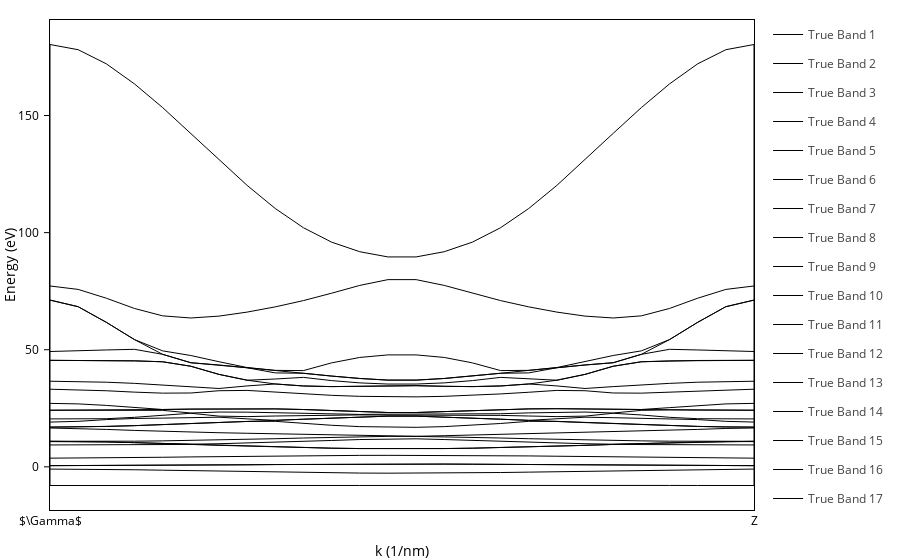
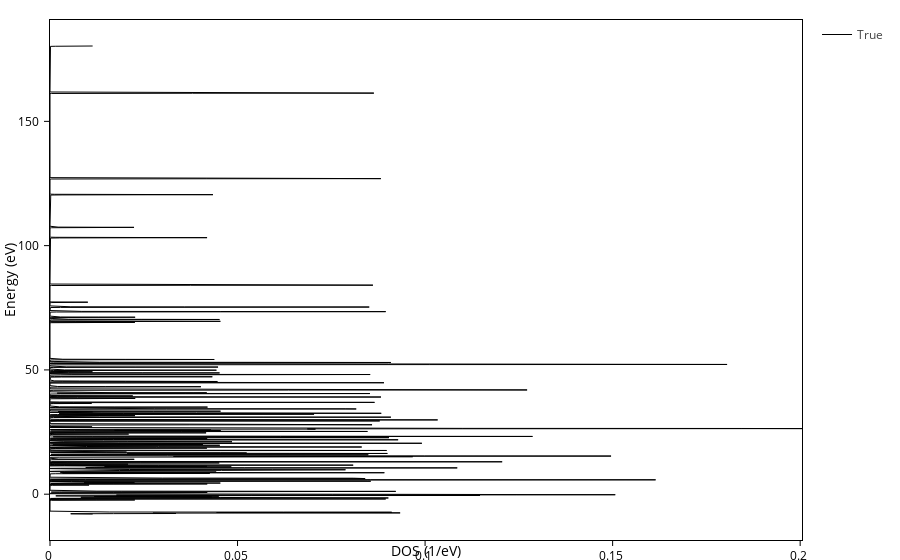
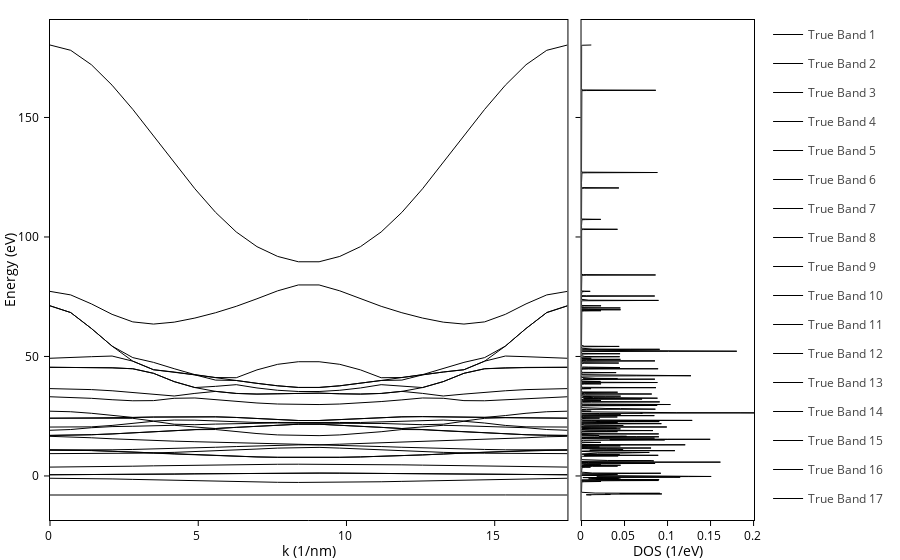

The notebook cell these images were saved under, in order:
### Code cell
# filepath = savedir_struct / f"{n_atoms}atm_{structure}_bands.html"
fig_bands = plot_bands(k_len, bands, k_idx, k_label, predicted_bands=None, filepath=None)
# filepath = savedir_struct / f"{n_atoms}atm_{structure}_dos.html"
fig_dos = plot_dos(energies, dos, predicted_dos=None, filepath=None)
# filepath = savedir_struct / f"{n_atoms}atm_{structure}_bandsdos.html"
combine_band_and_dos(fig_bands, fig_dos, filepath=None)
None
